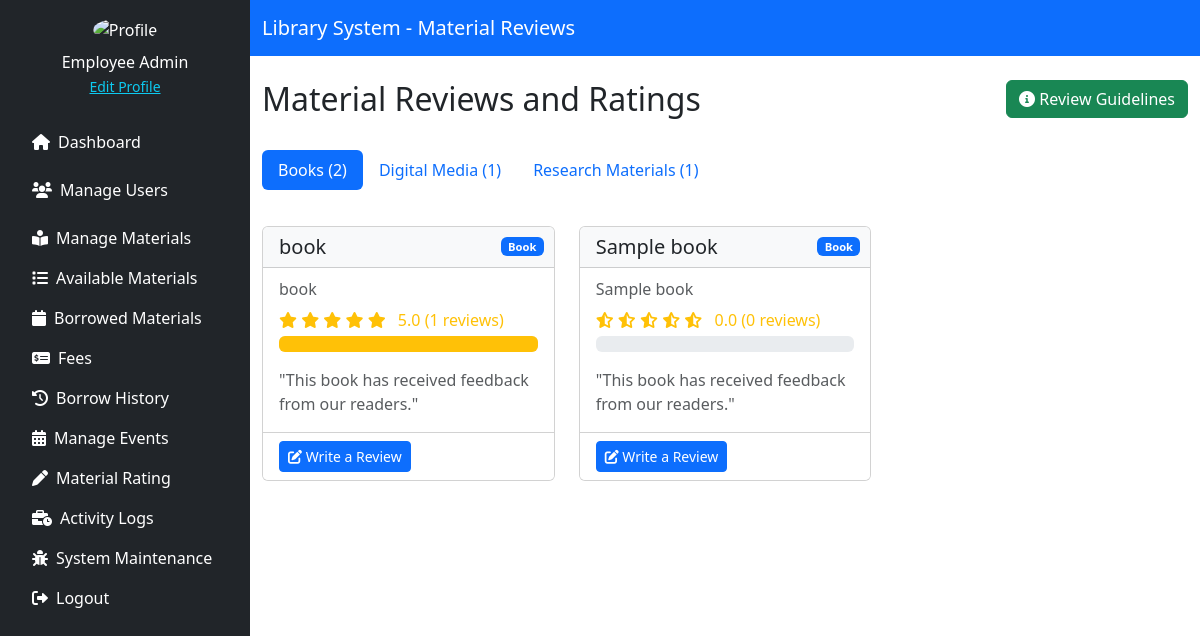
Page /source/employee/rate.php (signed in) on the committed database.
### tables this page shows
CREATE TABLE `material_books` (
  `id` int(11) NOT NULL,
  `title` varchar(255) NOT NULL,
  `author` varchar(255) NOT NULL,
  `isbn` varchar(20) DEFAULT NULL,
  `publisher` varchar(255) DEFAULT NULL,
  `year_published` year(4) DEFAULT NULL,
  `quantity` int(11) DEFAULT 1,
  `available` int(11) DEFAULT 1,
  `status` enum('Available','Archived') DEFAULT 'Available',
  `genre` varchar(255) DEFAULT NULL,
  `average_rating` decimal(3,1) DEFAULT 0.0,
  `review_count` int(11) DEFAULT 0
);

### source/employee/rate.php (the view, shortened to what this page needs)
<?php
include '../../config/db_conn.php';
function getBookRatings($pdo) {
    $stmt = $pdo->query("
        SELECT b.id AS book_id, b.title, b.author,
               COALESCE(AVG(r.rating), 0) AS average_rating,
               COUNT(r.review_id) AS review_count
        FROM material_books b
        LEFT JOIN book_reviews r ON b.id = r.book_id
        GROUP BY b.id
        ORDER BY b.title
    ");
    return $stmt->fetchAll(PDO::FETCH_ASSOC);
}
function getDigitalMediaRatings($pdo) {
    $stmt = $pdo->query("
        SELECT d.id AS media_id, d.title, d.author,
               COALESCE(AVG(r.rating), 0) AS average_rating,
               COUNT(r.review_id) AS review_count
        FROM material_digital_media d
        LEFT JOIN digital_media_reviews r ON d.id = r.media_id
        GROUP BY d.id
        ORDER BY d.title
    ");
    return $stmt->fetchAll(PDO::FETCH_ASSOC);
}
function getResearchMaterialRatings($pdo) {
    $stmt = $pdo->query("
        SELECT r.id AS research_id, r.title, r.author,
               COALESCE(AVG(rev.rating), 0) AS average_rating,
               COUNT(rev.review_id) AS review_count
        FROM material_research r
        LEFT JOIN research_material_reviews rev ON r.id = rev.research_id
        GROUP BY r.id
        ORDER BY r.title
    ");
    return $stmt->fetchAll(PDO::FETCH_ASSOC);
}
$books = getBookRatings($pdo);
$digitalMedia = getDigitalMediaRatings($pdo);
$researchMaterials = getResearchMaterialRatings($pdo);
function formatRating($rating) {
    return number_format($rating, 1);
}
?>
<!DOCTYPE html>
<html lang="en">
<head>
    <link href="https://cdn.jsdelivr.net/npm/bootstrap@5.3.3/dist/css/bootstrap.min.css" rel="stylesheet">
    <link href="https://cdnjs.cloudflare.com/ajax/libs/font-awesome/6.0.0/css/all.min.css" rel="stylesheet">
</head>
<body>
<div class="d-flex">
    <?php include './includes/sidebar.php'; ?>
    <div class="flex-grow-1">
        <nav class="navbar navbar-expand-lg navbar-dark bg-primary">
            <div class="container">
                <a class="navbar-brand" href="#">Library System - Material Reviews</a>
            </div>
        </nav>
        <div class="container mt-4">
            <div class="d-flex justify-content-between mb-4">
                <h2>Material Reviews and Ratings</h2>
                <div>
                    <button class="btn btn-success" data-bs-toggle="modal" data-bs-target="#reviewGuidelinesModal">
                        <i class="fas fa-info-circle"></i> Review Guidelines
                    </button>
                </div>
            </div>
            <ul class="nav nav-pills mb-3" id="materialTabs" role="tablist">
                <li class="nav-item" role="presentation">
                    <button class="nav-link active" id="books-tab" data-bs-toggle="pill" data-bs-target="#books" type="button" role="tab">
                        Books (<?= count($books) ?>)
                    </button>
                </li>
                <li class="nav-item" role="presentation">
                    <button class="nav-link" id="digital-tab" data-bs-toggle="pill" data-bs-target="#digital" type="button" role="tab">
                        Digital Media (<?= count($digitalMedia) ?>)
                    </button>
                </li>
                <li class="nav-item" role="presentation">
                    <button class="nav-link" id="research-tab" data-bs-toggle="pill" data-bs-target="#research" type="button" role="tab">
                        Research Materials (<?= count($researchMaterials) ?>)
                    </button>
                </li>
            </ul>
            <div class="tab-content" id="materialTabsContent">
                <div class="tab-pane fade show active" id="books" role="tabpanel">
                    <?php if (empty($books)): ?>
                        <div class="alert alert-info">No books available for review.</div>
                    <?php else: ?>
                        <div class="row row-cols-1 row-cols-md-2 row-cols-lg-3 g-4">
                            <?php foreach ($books as $book): ?>
                                <div class="col">
                                    <div class="card h-100 material-card">
                                        <div class="card-header bg-light position-relative">
                                            <h5 class="card-title mb-0"><?= htmlspecialchars($book['title']) ?></h5>
                                            <span class="badge bg-primary material-type-badge">Book</span>
                                        </div>
                                        <div class="card-body">
                                            <h6 class="card-subtitle mb-2 text-muted"><?= htmlspecialchars($book['author']) ?></h6>
                                            <div class="mb-3">
                                                <div class="rating-stars mb-1">
                                                    <?php for ($i = 1; $i <= 5; $i++): ?>
                                                        <i class="fas fa-star<?= $i <= $book['average_rating'] ? '' : '-half-alt' ?>"></i>
                                                    <?php endfor; ?>
                                                    <span class="ms-2"><?= formatRating($book['average_rating']) ?> (<?= $book['review_count'] ?> reviews)</span>
                                                </div>
                                                <div class="progress">
                                                    <div class="progress-bar bg-warning" role="progressbar"
                                                         style="width: <?= ($book['average_rating'] / 5) * 100 ?>%"
                                                         aria-valuenow="<?= $book['average_rating'] ?>"
                                                         aria-valuemin="0"
                                                         aria-valuemax="5"></div>
                                                </div>
                                            </div>
                                            <p class="card-text text-muted">
                                                "This book has received feedback from our readers."
                                            </p>
                                        </div>
                                        <div class="card-footer bg-white">
                                            <button class="btn btn-primary btn-sm" data-bs-toggle="modal" data-bs-target="#reviewModal"
                                                data-material-type="book"
                                                data-material-id="<?= $book['book_id'] ?>"
                                                data-material-title="<?= htmlspecialchars($book['title']) ?>">
                                                <i class="fas fa-edit"></i> Write a Review
                                            </button>
                                        </div>
                                    </div>
                                </div>
                            <?php endforeach; ?>
                        </div>
                    <?php endif; ?>
                </div>
            </div>
        </div>
    </div>
</div>
</body>
</html>

### source/employee/rate.php (style rules this page uses)
.rating-stars { color: #ffc107; }
.material-card { transition: transform 0.2s; }
.nav-pills .nav-link.active { background-color: #0d6efd; }
.tab-content { padding: 20px 0; }
.material-type-badge { font-size: 0.7rem; position: absolute; top: 10px; right: 10px; }

### rows in the picture
material_books: title "book", author "book", average_rating "5.0", review_count "1"
material_books: title "Sample book", author "Sample book", average_rating "0.0", review_count "0"

### other values in the picture
$_SESSION['user_name'] "Employee Admin"
count($books) "2"
count($digitalMedia) "1"
count($researchMaterials) "1"
